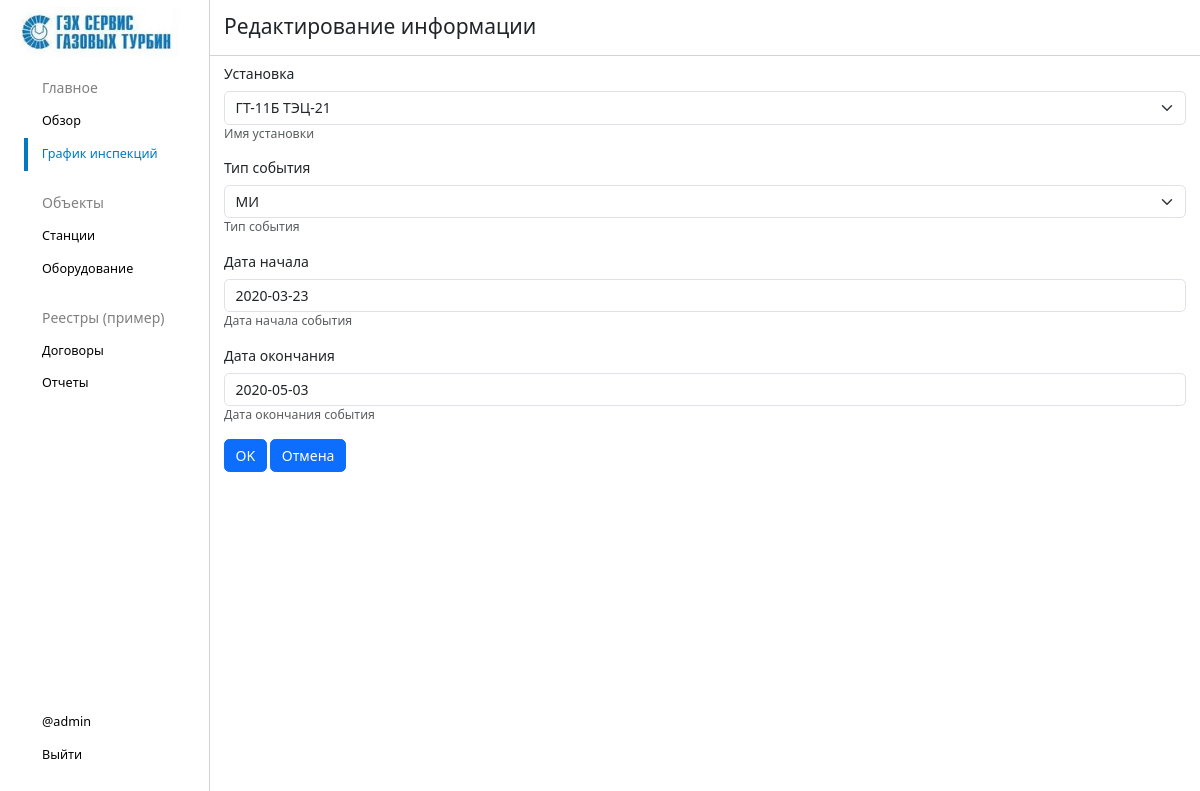
Screenshot of /events/84/edit/ (signed in) with the database file from the repository.
### events/models.py (models this page shows, shortened)
class Event(models.Model):
    event_type = models.ForeignKey(
        EventType,
        verbose_name='Тип события',
        on_delete=models.SET_NULL,
        null=True,
        blank=True,
    )
    unit = models.ForeignKey(
        Unit,
        verbose_name='Установка',
        on_delete=models.CASCADE,
        null=True,
        blank=True,
    )
    start = models.DateField(verbose_name='Дата начала')
    end = models.DateField(verbose_name='Дата окончания')
    duration = models.IntegerField(verbose_name='Длительность')
    class Meta:
        verbose_name = 'Событие'
        verbose_name_plural = 'События'

### events/views.py (the view)
# urls.py: path('<int:event_id>/edit/', views.event_edit, name='event_edit'),
@staff_member_required
def event_edit(request, event_id):
    error = ''
    event = get_object_or_404(Event.objects.select_related('unit__station', 'event_type'), pk=event_id)
    if request.method == 'POST':
        form = EventForm(request.POST, instance=event)
        if form.is_valid():
            event = form.save(commit=False)
            event.duration = (event.end - event.start).days + 1
            event = form.save()
            return redirect('event_detail', event_id=event.id)
        else:
            error = 'Форма заполнена неправильно'
    else:
        form = EventForm(instance=event)
    data = {
        'form': form,
        'error': error,
    }
    return render(request, 'events/event-edit.html', data)

### events/forms.py
class EventForm(forms.ModelForm):
    class Meta:
        model = Event
        fields = [
            'unit',
            'event_type',
            'start',
            'end',
        ]
        help_texts = {
            'unit' : 'Имя установки',
            'event_type': 'Тип события',
            'start': 'Дата начала события',
            'end': 'Дата окончания события',
        }

### events/models.py (called while the page is built)
    def __str__(self):
        return self.short_name

### stations/models.py (called while the page is built)
    def __str__(self):
        return self.short_name + ' ' + self.station.short_name

### events/templates/events/event-edit.html (shortened to what this page needs)
{% extends 'layout.html' %}
{% load static %}
{% load django_bootstrap5 %}
{% block head %}
    <link rel="stylesheet" href="{% static 'main/css/overview.css' %}">
    <link rel="stylesheet" href="{% static 'stations/css/forms.css' %}">
{% endblock %}
{% block nav-chart %}
    <a href="{% url 'event_chart' %}" class="active">График инспекций</a>
{% endblock %}
{% block topline %}
<div>
    <h6>Редактирование информации</h6>
</div>
{% endblock %}
{% block content %}
<form method="POST" enctype='multipart/form-data'>
    {% bootstrap_form form layout='horizontal'%}
    {% bootstrap_button button_type="submit" content="OK" %}
    {% bootstrap_button button_type="reset" content="Отмена" %}
</form>
{% endblock %}

### templates/layout.html (shortened to what this page needs)
{% load static %}
{% load django_bootstrap5 %}
<html lang="ru">
<head>
    {% bootstrap_css %}
    <link rel="stylesheet" href="{% static 'css/layout.css' %}">
    {% block head %}{% endblock %}
</head>
<body>
<div class="sidenav">
    <div class="logo">
    <img src="{% static 'img/logo1.jpg' %}" class="" alt="" height="50">
    </div>
    <div class="sidenav-items">
        <title>Главное</title>
        {% block nav-overview %}<a href="{% url 'overview' %}">Обзор</a>{% endblock %}
        {% block nav-chart %}<a href="{% url 'event_chart' %}">График инспекций</a>{% endblock %}
    </div>
    <div class="sidenav-items">
        <title>Объекты</title>
        {% block stations-overview %}
        <a href="{% url 'stations_overview' %}">Станции</a>
        {% endblock %}
        {% block units-overview %}
        <a href="{% url 'units_overview' %}">Оборудование</a>
        {% endblock %}
    </div>
    <div class="sidenav-items">
        <title>Реестры (пример)</title>
        <a href="">Договоры</a>
        <a href="">Отчеты</a>
    </div>
    <div class="sidenav-auth">
        {% if not user.is_authenticated %}
        <a href="{% url 'login' %}">Войти</a>
        {% else %}
        <username>@{{ user.username }}</username>
        <a href="{% url 'logout' %}">Выйти</a>
        {% endif %}
    </div>
</div>
<div class="main">
    <div class="topline">
    {% block topline %}
    {% endblock %}
    </div>
    <div class="content">
    {% block content %}{% endblock %}
    </div>
</div>
</body>
</html>

### static/css/layout.css (style rules this page uses)
html { font-size: 14px; box-sizing: border-box; }
.sidenav { height: 100%; width: 15rem; position: fixed; z-index: 1; top: 0; left: 0; overflow-x: hidden; border-right: 0.1rem solid lightgrey; word-break: break-word; }
.sidenav .logo { display: block; height: 4rem; padding: 0.5rem 1rem; }
.sidenav-items { margin: 1rem 0; }
.sidenav-items title { display: block; color: grey; margin-left: 2rem; padding: 0.5rem 1rem; font-size: 1rem; }
.sidenav-items a { display: block; margin-left: 2rem; padding: 0.5rem 1rem; color: black; text-decoration: none; font-size: 0.9rem; font-weight: 500; }
.sidenav-items a.active { color: rgb(0, 121, 194); border-left: 0.3rem solid rgb(0, 121, 194); margin-left: 1.7rem; }
.sidenav-auth { display: block; position: fixed; bottom: 2rem; }
.sidenav-auth a { display: block; margin-left: 2rem; padding: 0.5rem 1rem; color: black; text-decoration: none; font-size: 0.9rem; font-weight: 500; }
.sidenav-auth username { display: block; margin-left: 2rem; padding: 0.5rem 1rem; color: black; text-decoration: none; font-size: 0.9rem; font-weight: 500; }
.main { margin-left: 15rem; }
.topline { height: 4rem; border-bottom: 0.1rem solid lightgrey; padding: 1rem 0 1rem 1rem; }
.topline h6 { display: inline-block; font-size: 1.5rem; font-weight: 500; }
.content { padding: 0.5rem 1rem 1rem 1rem; }

### rows the page displays
Event: unit "ГТ-11Б ТЭЦ-21", event_type "МИ", start "2020-03-23", end "2020-05-03"

### other values shown
{{ user.username }} "admin"
